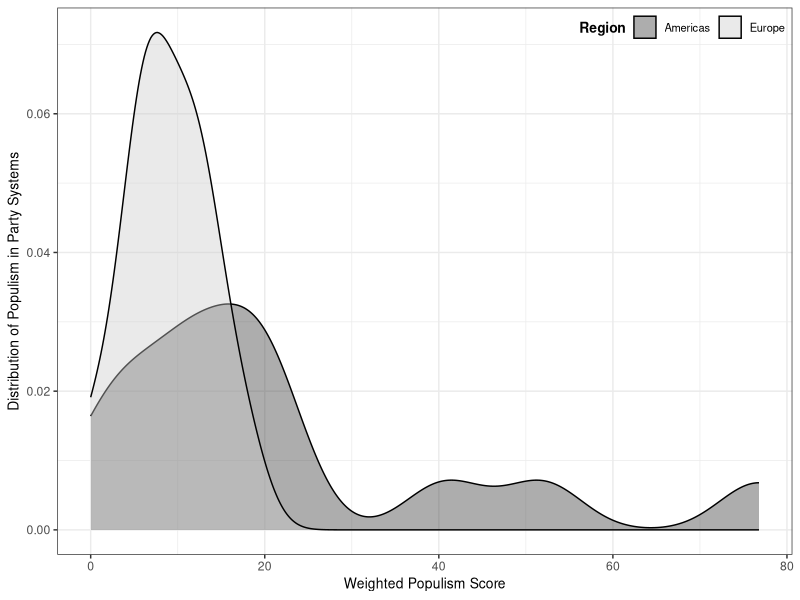
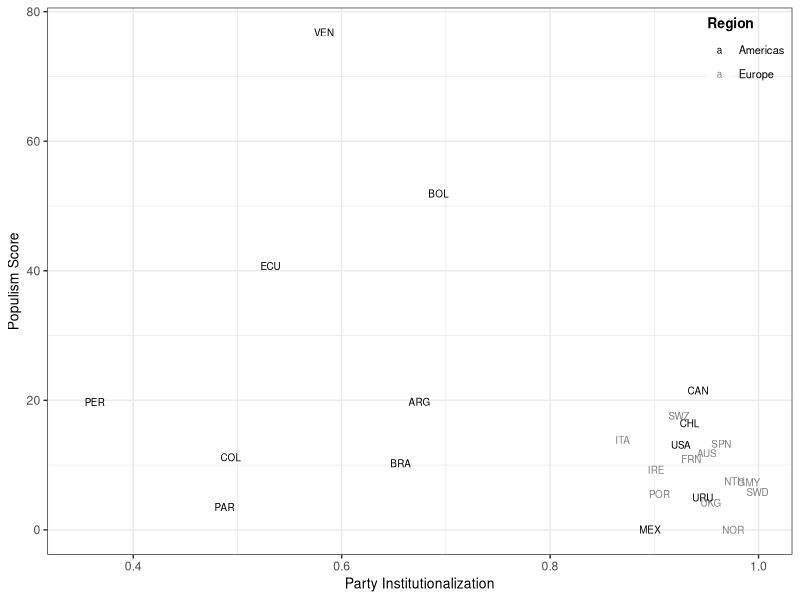
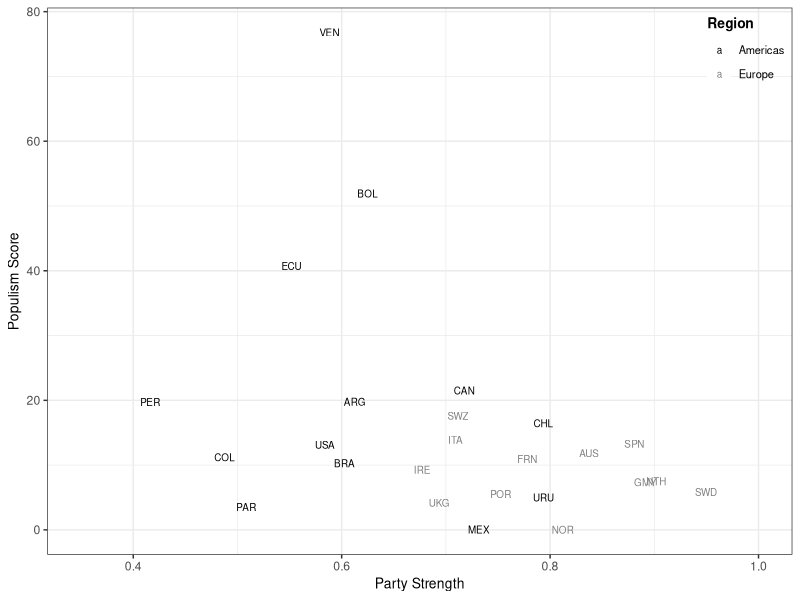
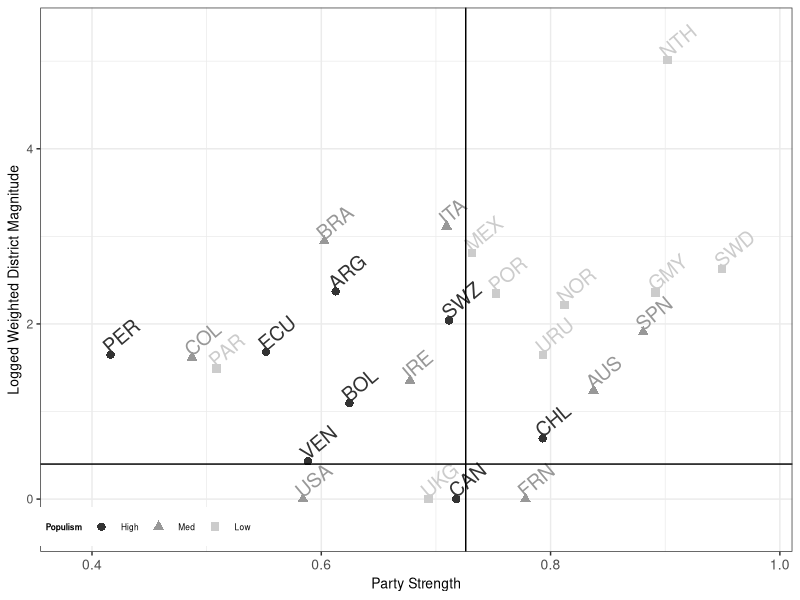
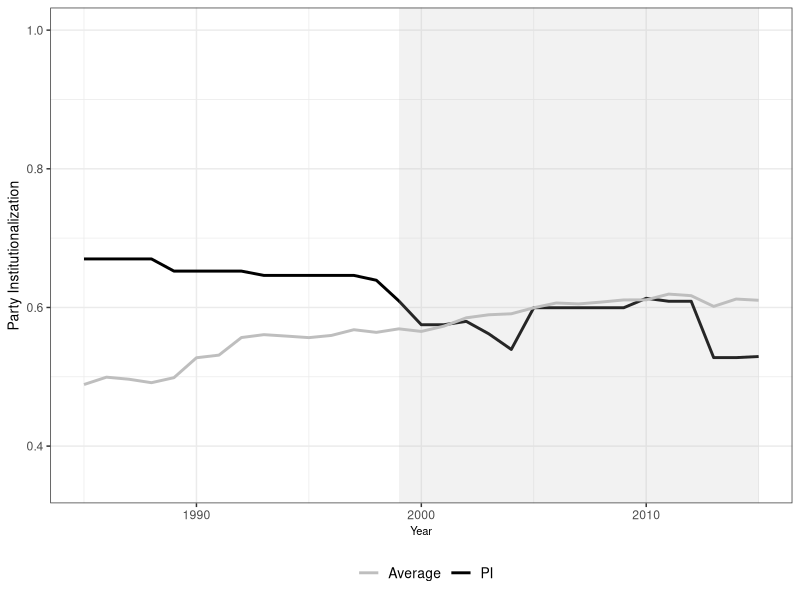
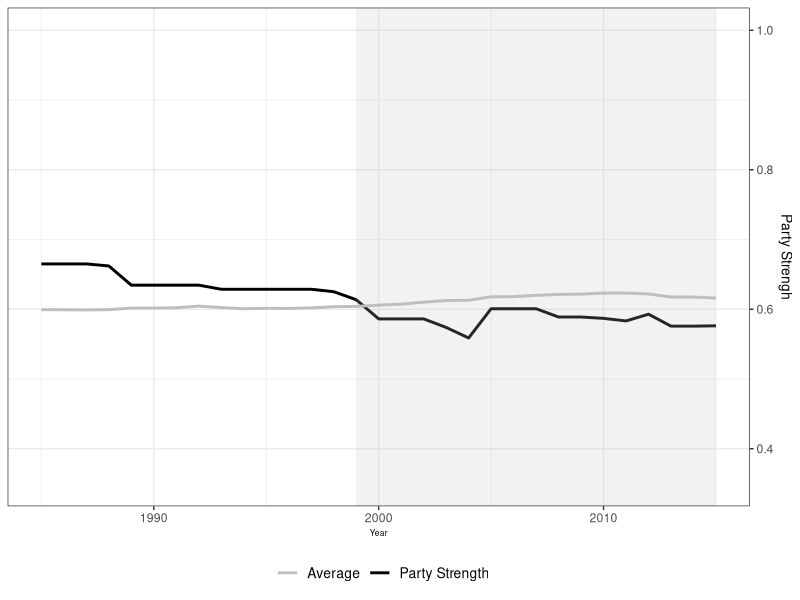
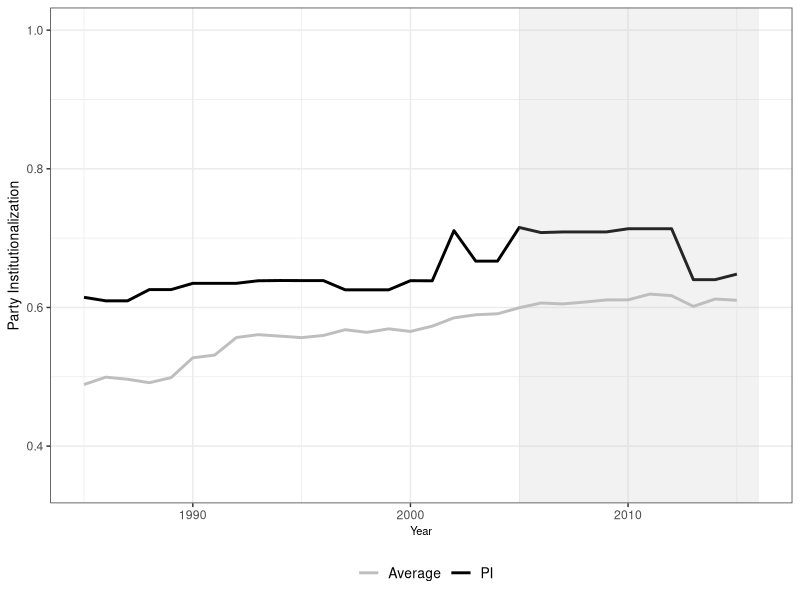
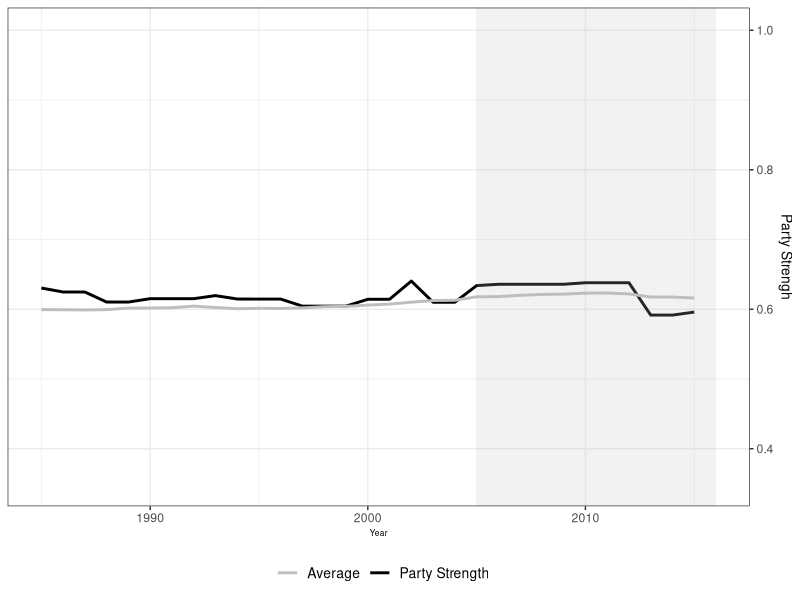

These figures' R source, in order:
#R version 3.4.2 (2017-09-28)
#Platform: x86_64-w64-mingw32/x64 (64-bit)
#Running under: Windows >= 8 x64 (build 9200)
#tidyverse 1.20
library(tidyverse)
setwd("replication")

#figure 1####
d1 <- read_csv("panel_v8.csv")

ggplot(d1) +
  geom_density(aes(x = score, fill = region), alpha = 0.4) +
  ylab("Distribution of Populism in Party Systems") +
  xlab("Weighted Populism Score") + 
  guides(fill=guide_legend(title= "Region")) +
  theme_bw() +
  scale_fill_grey() +
  theme(legend.position=c(1,1),legend.justification=c(1,1),
        legend.direction="horizontal",
        legend.box="horizontal",
        legend.box.just = c("top"), 
        legend.background = element_rect(fill=alpha('white', 0.0))) +
  theme(legend.text=element_text(size=8), legend.title=element_text(size=10, face = "bold"),
        axis.title.x = element_text(size = 10),
        axis.title.y = element_text(size = 10))

#table 2####
d1 <- read_csv("panel_v8.csv") %>% 
  select(PI = v2xps_party, Strength = normalPS, score, elec_result_major, region) %>% 
  group_by(region) %>% 
  summarize_all(funs(avg = mean)) %>% 
  mutate_if(is.numeric, funs(round(., 2)))

#figure 2####
d1 <- read_csv("panel_v8.csv")

ggplot(d1, aes(x = v2xps_party, y = score, color = region, label = abbr)) +
  geom_text(size = 2.5) +
  theme_bw() +
  ylab("Populism Score") +
  xlab("Party Institutionalization") +
  theme(legend.key.size = unit(.25, "cm")) +
  theme_bw() +
  scale_color_grey(start = 0.0, end = 0.5, name = "Region") +
  theme(legend.position=c(1,1),legend.justification=c(1,1),
        legend.direction="vertical",
        legend.box="horizontal",
        legend.box.just = c("top"), 
        legend.background = element_rect(fill=alpha('white', 0.0))) +
  theme(legend.text=element_text(size=8), legend.title=element_text(size=10, face = "bold"),
        axis.title.x = element_text(size = 10),
        axis.title.y = element_text(size = 10)) +
  xlim(.35, 1)

ggplot(d1, aes(x = normalPS, y = score, color = region, label = abbr)) +
  geom_text(size = 2.5) +
  theme_bw() +
  ylab("Populism Score") +
  xlab("Party Strength") +
  theme(legend.key.size = unit(.25, "cm")) +
  theme_bw() +
  scale_color_grey(start = 0.0, end = 0.5, name = "Region") +
  theme(legend.position=c(1,1),legend.justification=c(1,1),
        legend.direction="vertical",
        legend.box="horizontal",
        legend.box.just = c("top"), 
        legend.background = element_rect(fill=alpha('white', 0.0))) +
  theme(legend.text=element_text(size=8), legend.title=element_text(size=10, face = "bold"),
        axis.title.x = element_text(size = 10),
        axis.title.y = element_text(size = 10)) +
  xlim(.35, 1)

#fig 3#####
d1 <- read_csv("panel_v8.csv") %>% 
  mutate(avemag_bothtiers = ifelse(is.nan(avemag_bothtiers), avemag_lower, avemag_bothtiers)) %>% 
  mutate(lavemag_bothtiers = log(DM)) %>% 
  mutate(invert = lavemag_bothtiers*-1) %>% 
  mutate(invertmag = log(avemag_lower)*-1) %>% 
  mutate(Populism = ntile(score,3), Populism = ifelse(Populism == 1, "Low", ifelse(Populism == 2, "Med", "High"))) %>%
  mutate(Populism = factor(Populism, levels = c("High", "Med", "Low"))) %>% 
  mutate(grid = c(1,2,1,1,4,2,1,1,2,3,1,1,2,2,2,1,1,2,2,2,2,4,2,3,1)) %>% 
  unique() %>% 
  group_by(grid) %>% 
  mutate(avgpop = mean(score))


ggplot(d1, aes(color = Populism)) +
  geom_text(aes(normalPS, lavemag_bothtiers, label = abbr), size=5, angle = 40, hjust=0, vjust=0, show.legend  = F) +
  geom_point(aes(normalPS, lavemag_bothtiers, shape = Populism, label = abbr), size = 2.5) +
  geom_hline(yintercept = 0.4) +
  geom_vline(xintercept = 0.726) +
  theme_bw() + 
  ylab("Logged Weighted District Magnitude") +
  xlab("Party Strength") +
  theme(legend.text=element_text(size=6), legend.title=element_text(size=6, face = "bold"),
        axis.title.x = element_text(size = 10),
        axis.text.x = element_text(size = 10),
        axis.title.y = element_text(size = 10),
        plot.title = element_text(size=10, face = "bold")) +
  theme(legend.justification=c(0.95,0), legend.position=c(0.275,.01), legend.direction="horizontal") +
  scale_color_grey() +
  scale_x_continuous(expand = c(.04, .04)) +
  scale_y_continuous(expand = c(.1, .1)) 

#figure 4#####
dv <- read_csv("time_series_v8.csv") %>% 
  filter(countryname == "Venezuela")

ggplot() +
  geom_line(data = dv, aes(x = year, y = v2xps_party, color = "v2xps_party"), size = 1) +
  geom_line(data = dv, aes(x = year, y = avg_psi, color = "average_PSI"), size = 1) +
  theme_bw() +
  geom_rect(aes(xmin = 1999, xmax = 2015, ymin = -Inf, ymax = Inf), fill = "gray", alpha= 0.2) +
  ylim(0.35,1) +
  xlim(1985, 2015) +
  ylab("Party Institutionalization") +
  xlab("Year") +
  theme(plot.title = element_text(size = 10, lineheight=.8, face="bold"), legend.position = "bottom", legend.title=element_blank()) +
  scale_color_manual(values=c("v2xps_party"="black", "average_PSI" = "gray"), labels = c("Average", "PI"), name = "") +
  theme(legend.text=element_text(size=10), legend.title=element_text(size=10, face = "bold"),
        axis.title.x = element_text(size = 8),
        axis.title.y = element_text(size = 10)) 

ggplot() +
  geom_line(data = dv, aes(x = year, y = normalPS, color = "normalPS"), size = 1) +
  geom_line(data = dv, aes(x = year, y = avg_nps, color = "avg_nps"), size = 1) +
  theme_bw() +
  geom_rect(aes(xmin = 1999, xmax = 2015, ymin = -Inf, ymax = Inf), fill = "gray", alpha= 0.2) +
  scale_y_continuous(limits = c(0.35, 1), position = "right") +
  xlim(1985, 2015) +
  ylab("Party Strengh") +
  xlab("Year") +
  theme(plot.title = element_text(size = 10, lineheight=.8, face="bold"), legend.position = "bottom", legend.title=element_blank()) +
  scale_color_manual(values=c("normalPS"="black", "avg_nps" = "gray"), labels = c("Average", "Party Strength"), name = "") +
  theme(legend.text=element_text(size=10), legend.title=element_text(size=10, face = "bold"),
        axis.title.x = element_text(size = 6),
        axis.title.y = element_text(size = 10)) 

#figure 5#####
db <- read_csv("time_series_v8.csv") %>% 
  filter(countryname == "Bolivia")

ggplot() +
  geom_line(data = db, aes(x = year, y = v2xps_party, color = "v2xps_party"), size = 1) +
  geom_line(data = db, aes(x = year, y = avg_psi, color = "average_PSI"), size = 1) +
  theme_bw() +
  geom_rect(aes(xmin = 2005, xmax = 2016, ymin = -Inf, ymax = Inf), fill = "gray", alpha= 0.2) +
  ylim(0.35,1) +
  xlim(1985, 2016) +
  ylab("Party Institutionalization") +
  xlab("Year") +
  theme(plot.title = element_text(size = 10, lineheight=.8, face="bold"), legend.position = "bottom", legend.title=element_blank()) +
  scale_color_manual(values=c("v2xps_party"="black", "average_PSI" = "gray"), labels = c("Average", "PI"), name = "") +
  theme(legend.text=element_text(size=10), legend.title=element_text(size=10, face = "bold"),
        axis.title.x = element_text(size = 8),
        axis.title.y = element_text(size = 10)) 

ggplot() +
  geom_line(data = db, aes(x = year, y = normalPS, color = "normalPS"), size = 1) +
  geom_line(data = db, aes(x = year, y = avg_nps, color = "avg_nps"), size = 1) +
  theme_bw() +
  geom_rect(aes(xmin = 2005, xmax = 2016, ymin = -Inf, ymax = Inf), fill = "gray", alpha= 0.2) +
  scale_y_continuous(limits = c(0.35, 1), position = "right") +
  xlim(1985, 2016) +
  ylab("Party Strengh") +
  xlab("Year") +
  theme(plot.title = element_text(size = 10, lineheight=.8, face="bold"), legend.position = "bottom", legend.title=element_blank()) +
  scale_color_manual(values=c("normalPS"="black", "avg_nps" = "gray"), labels = c("Average", "Party Strength"), name = "") +
  theme(legend.text=element_text(size=10), legend.title=element_text(size=10, face = "bold"),
        axis.title.x = element_text(size = 6),
        axis.title.y = element_text(size = 10)) 

#fig 6#####
ds <- read_csv("time_series_v8.csv") %>% 
  filter(countryname == "Spain")

ggplot() +
  geom_line(data = ds, aes(x = year, y = v2xps_party, color = "v2xps_party"), size = 1) +
  geom_line(data = ds, aes(x = year, y = avg_psi, color = "average_PSI"), size = 1) +
  theme_bw() +
  geom_rect(aes(xmin = 2014, xmax = 2015, ymin = -Inf, ymax = Inf), fill = "gray", alpha= 0.2) +
  ylim(0.35,1) +
  xlim(1990, 2015) +
  ylab("Party Institutionalization") +
  xlab("Year") +
  theme(plot.title = element_text(size = 10, lineheight=.8, face="bold"), legend.position = "bottom", legend.title=element_blank()) +
  scale_color_manual(values=c("v2xps_party"="black", "average_PSI" = "gray"), labels = c("Average", "PI"), name = "") +
  theme(legend.text=element_text(size=10), legend.title=element_text(size=10, face = "bold"),
        axis.title.x = element_text(size = 8),
        axis.title.y = element_text(size = 10)) 

ggplot() +
  geom_line(data = ds, aes(x = year, y = normalPS, color = "normalPS"), size = 1) +
  geom_line(data = ds, aes(x = year, y = avg_nps, color = "avg_nps"), size = 1) +
  theme_bw() +
  geom_rect(aes(xmin = 2014, xmax = 2015, ymin = -Inf, ymax = Inf), fill = "gray", alpha= 0.2) +
  scale_y_continuous(limits = c(0.35, 1), position = "right") +
  xlim(1990, 2015) +
  ylab("Party Strengh") +
  xlab("Year") +
  theme(plot.title = element_text(size = 10, lineheight=.8, face="bold"), legend.position = "bottom", legend.title=element_blank()) +
  scale_color_manual(values=c("normalPS"="black", "avg_nps" = "gray"), labels = c("Average", "Party Strength"), name = "") +
  theme(legend.text=element_text(size=10), legend.title=element_text(size=10, face = "bold"),
        axis.title.x = element_text(size = 6),
        axis.title.y = element_text(size = 10)) 
#table 3####
d1 <- read_csv("spainvotes.csv") %>% 
  mutate(E2011 = E2011*100, E2015 = E2015*100, E2016 = E2016*100)
#fig 8####
da <- read_csv("time_series_v8.csv") %>% 
  filter(countryname == "Austria")

ggplot() +
  geom_line(data = da, aes(x = year, y = v2xps_party, color = "v2xps_party"), size = 1) +
  geom_line(data = da, aes(x = year, y = avg_psi, color = "average_PSI"), size = 1) +
  theme_bw() +
  geom_rect(aes(xmin = 1986, xmax = 2015, ymin = -Inf, ymax = Inf), fill = "gray", alpha= 0.2) +
  ylim(0.35,1) +
  xlim(1970, 2015) +
  ylab("Party Institutionalization") +
  xlab("Year") +
  theme(plot.title = element_text(size = 10, lineheight=.8, face="bold"), legend.position = "bottom", legend.title=element_blank()) +
  scale_color_manual(values=c("v2xps_party"="black", "average_PSI" = "gray"), labels = c("Average", "PI"), name = "") +
  theme(legend.text=element_text(size=10), legend.title=element_text(size=10, face = "bold"),
        axis.title.x = element_text(size = 8),
        axis.title.y = element_text(size = 10)) 

ggplot() +
  geom_line(data = da, aes(x = year, y = normalPS, color = "normalPS"), size = 1) +
  geom_line(data = da, aes(x = year, y = avg_nps, color = "avg_nps"), size = 1) +
  theme_bw() +
  geom_rect(aes(xmin = 1986, xmax = 2015, ymin = -Inf, ymax = Inf), fill = "gray", alpha= 0.2) +
  scale_y_continuous(limits = c(0.35, 1), position = "right") +
  xlim(1970, 2015) +
  ylab("Party Strengh") +
  xlab("Year") +
  theme(plot.title = element_text(size = 10, lineheight=.8, face="bold"), legend.position = "bottom", legend.title=element_blank()) +
  scale_color_manual(values=c("normalPS"="black", "avg_nps" = "gray"), labels = c("Average", "Party Strength"), name = "") +
  theme(legend.text=element_text(size=10), legend.title=element_text(size=10, face = "bold"),
        axis.title.x = element_text(size = 6),
        axis.title.y = element_text(size = 10)) 

#fig 9####
df <- read_csv("time_series_v8.csv") %>% 
  filter(countryname == "France")

ggplot() +
  geom_line(data = df, aes(x = year, y = v2xps_party, color = "v2xps_party"), size = 1) +
  geom_line(data = df, aes(x = year, y = avg_psi, color = "average_PSI"), size = 1) +
  theme_bw() +
  geom_rect(aes(xmin = 1988, xmax = 2015, ymin = -Inf, ymax = Inf), fill = "gray", alpha= 0.2) +
  ylim(0.35,1) +
  xlim(1980, 2015) +
  ylab("Party Institutionalization") +
  xlab("Year") +
  theme(plot.title = element_text(size = 10, lineheight=.8, face="bold"), legend.position = "bottom", legend.title=element_blank()) +
  scale_color_manual(values=c("v2xps_party"="black", "average_PSI" = "gray"), labels = c("Average", "PI"), name = "") +
  theme(legend.text=element_text(size=10), legend.title=element_text(size=10, face = "bold"),
        axis.title.x = element_text(size = 8),
        axis.title.y = element_text(size = 10)) 

ggplot() +
  geom_line(data = df, aes(x = year, y = normalPS, color = "normalPS"), size = 1) +
  geom_line(data = df, aes(x = year, y = avg_nps, color = "avg_nps"), size = 1) +
  theme_bw() +
  geom_rect(aes(xmin = 1988, xmax = 2015, ymin = -Inf, ymax = Inf), fill = "gray", alpha= 0.2) +
  scale_y_continuous(limits = c(0.35, 1), position = "right") +
  xlim(1980, 2015) +
  ylab("Party Strengh") +
  xlab("Year") +
  theme(plot.title = element_text(size = 10, lineheight=.8, face="bold"), legend.position = "bottom", legend.title=element_blank()) +
  scale_color_manual(values=c("normalPS"="black", "avg_nps" = "gray"), labels = c("Average", "Party Strength"), name = "") +
  theme(legend.text=element_text(size=10), legend.title=element_text(size=10, face = "bold"),
        axis.title.x = element_text(size = 6),
        axis.title.y = element_text(size = 10)) 

#fig 10####
du <- read_csv("time_series_v8.csv") %>% 
  filter(countryname == "United States of America")

ggplot() +
  geom_line(data = du, aes(x = year, y = v2xps_party, color = "v2xps_party"), size = 1) +
  geom_line(data = du, aes(x = year, y = avg_psi, color = "average_PSI"), size = 1) +
  theme_bw() +
  geom_rect(aes(xmin = 2008, xmax = 2015, ymin = -Inf, ymax = Inf), fill = "gray", alpha= 0.2) +
  ylim(0.35,1) +
  xlim(1990, 2015) +
  ylab("Party Institutionalization") +
  xlab("Year") +
  theme(plot.title = element_text(size = 10, lineheight=.8, face="bold"), legend.position = "bottom", legend.title=element_blank()) +
  scale_color_manual(values=c("v2xps_party"="black", "average_PSI" = "gray"), labels = c("Average", "PI"), name = "") +
  theme(legend.text=element_text(size=10), legend.title=element_text(size=10, face = "bold"),
        axis.title.x = element_text(size = 8),
        axis.title.y = element_text(size = 10)) 

ggplot() +
  geom_line(data = du, aes(x = year, y = normalPS, color = "normalPS"), size = 1) +
  geom_line(data = du, aes(x = year, y = avg_nps, color = "avg_nps"), size = 1) +
  theme_bw() +
  geom_rect(aes(xmin = 2008, xmax = 2015, ymin = -Inf, ymax = Inf), fill = "gray", alpha= 0.2) +
  scale_y_continuous(limits = c(0.35, 1), position = "right") +
  xlim(1990, 2015) +
  ylab("Party Strengh") +
  xlab("Year") +
  theme(plot.title = element_text(size = 10, lineheight=.8, face="bold"), legend.position = "bottom", legend.title=element_blank()) +
  scale_color_manual(values=c("normalPS"="black", "avg_nps" = "gray"), labels = c("Average", "Party Strength"), name = "") +
  theme(legend.text=element_text(size=10), legend.title=element_text(size=10, face = "bold"),
        axis.title.x = element_text(size = 6),
        axis.title.y = element_text(size = 10)) 
